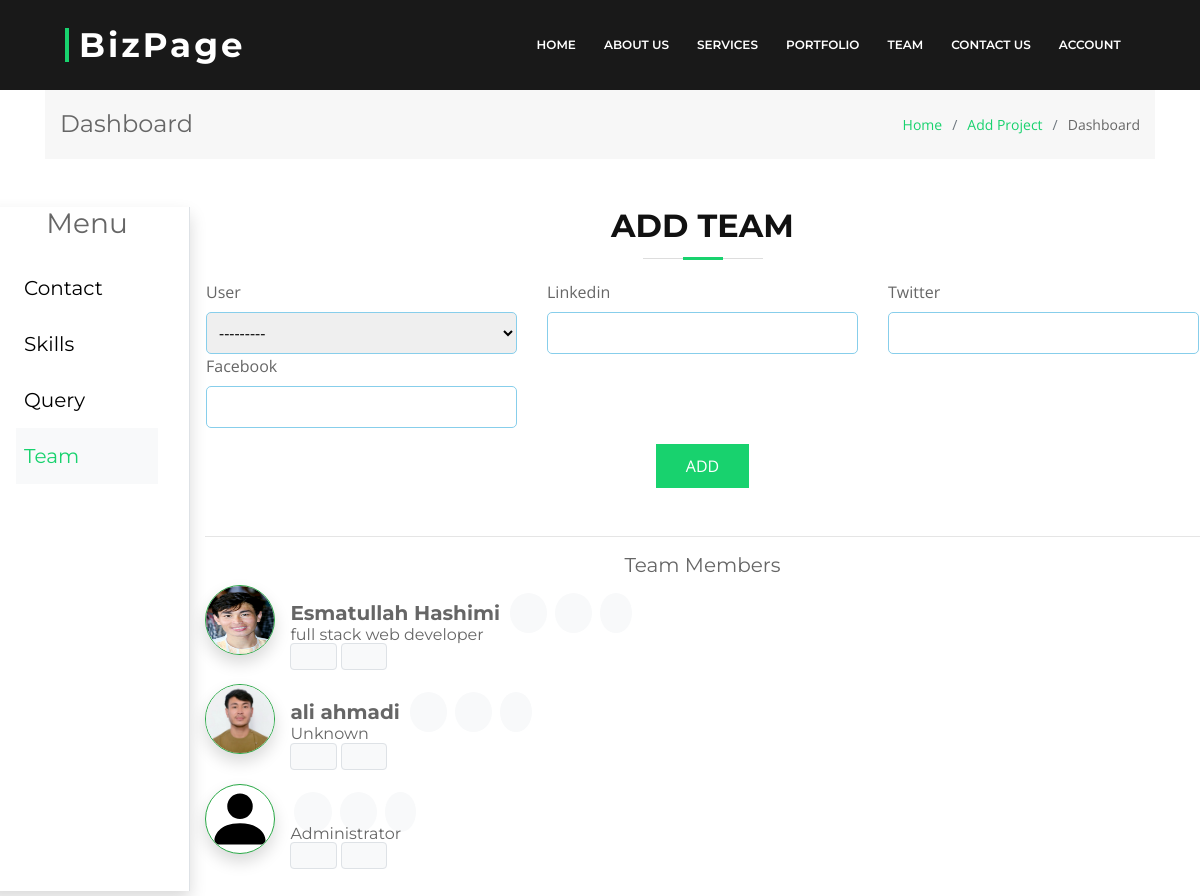
The app's page /dashboard/route/4 with its own data.
### blog/models.py (models this page shows, shortened)
class Team(models.Model):
    user = models.OneToOneField(User, null=True, blank=True, on_delete=models.SET_NULL)
    linkedin = models.CharField(max_length=100, null=True, blank=True)
    twitter = models.CharField(max_length=100, null=True, blank=True)
    facebook = models.CharField(max_length=100, null=True, blank=True)

class Profile(models.Model):
    user = models.OneToOneField(User, null=True, blank=True, on_delete=models.CASCADE)
    position = models.CharField(max_length=100, blank=True, null=True)
    contact = models.IntegerField(blank=True, null=True)
    address = models.CharField(max_length=100, null=True, blank=True)
    picture = models.ImageField(default='default.svg', upload_to='profile_image', null=True, blank=True)

### blog/views.py (the view)
# urls.py: path('dashboard/route/<flag>', views.dashboardRoute, name='dashboardRoute'),
def dashboardRoute(request, flag):
    contact_form = ContactForm()
    skill_form = SkillForm()
    skills = Skill.objects.all()
    info = Contact.objects.all()
    team_form = TeamForm()
    team_member = Team.objects.all()
    queries = Query.objects.all().order_by('-id')
    if flag == 1:
        flag = flag
    elif flag == 2:
        flag = flag
    elif flag == 3:
        flag = flag
    elif flag == 4:
        flag = flag
    context = {
        'skill_form':skill_form,
        'contact_form':contact_form,
        'info':info,
        'skills':skills,
        'flag':flag,
        'queries':queries,
        'team_form':team_form,
        'team_member':team_member,
    }
    return render(request, 'admin/dashboard.html', context)

### blog/forms.py
class SkillForm(forms.ModelForm):
    class Meta:
        model = Skill
        fields = "__all__"

class ContactForm(forms.ModelForm):
    class Meta:
        model = Contact
        fields = "__all__"

### templates/admin/dashboard.html (shortened to what this page needs)
{% load static %}
{% include '../links/link.html' %}
{% include '../forms/sub-header.html' %}
<div class="container">
   <section class="breadcrumbs">
    <div class="container">
      <div class="d-flex justify-content-between align-items-center">
        <h2>Dashboard</h2>
        <ol>
          <li><a href="{%  url 'index' %}">Home</a></li>
          <li><a href="{% url 'add_project' %}">Add Project</a></li>
          <li>Dashboard</li>
        </ol>
      </div>
    </div>
  </section>
</div>
<div class="main-section my-3">
    <div class="row">
        <div class="menu-container col-lg-2 cl-md-2 border-right shadow">
            <h3 class="text-center d-sm-none d-md-block d-lg-block">Menu</h3>
            <ul type="none" class="px-3 d-lg-block d-md-block dropdown-content">
                {% if flag == '1' %}
                <li data-aos-delay="100">
                    <h5 class="px-2 m-0 py-3 bg-light">
                       <a href="{% url 'dashboardRoute' 1 %}"> Contact</a>
                    </h5>
                </li>
                {% else %}
                <li class="" id="menu-item" data-aos-delay="100">
                    <h5 class="title py-3 px-2 m-0">
                        <a href="{% url 'dashboardRoute' 1 %}">Contact</a>
                    </h5>
                </li>
                {% endif %}
                {% if  flag == '2' %}
                <li data-aos-delay="100">
                    <h5 class="px-2 m-0 py-3 bg-light">
                       <a href="{% url 'dashboardRoute' 2 %}"> Skills</a>
                    </h5>
                </li>
                {% else %}
                <li class="" id="menu-item" data-aos-delay="100">
                    <h5 class="title py-3 px-2 m-0">
                        <a href="{% url 'dashboardRoute' 2 %}">Skills</a>
                    </h5>
                </li>
                {% endif %}
                {% if flag == '3' %}
                <li data-aos-delay="100">
                    <h5 class="px-2 m-0 py-3 bg-light">
                       <a href="{% url 'dashboardRoute' 3 %}"> Query</a>
                    </h5>
                </li>
                {% else %}
                <li class="" id="menu-item" data-aos-delay="100">
                    <h5 class="title py-3 px-2 m-0">
                       <a href="{% url 'dashboardRoute' 3 %}"> Query</a>
                    </h5>
                </li>
                {% endif %}
                {% if flag == '4' %}
                <li data-aos-delay="100">
                    <h5 class="px-2 m-0 py-3 bg-light">
                       <a href="{% url 'dashboardRoute' 4 %}"> Team</a>
                    </h5>
                </li>
                {% else %}
                <li class="" id="menu-item" data-aos-delay="100">
                    <h5 class="title py-3 px-2 m-0">
                       <a href="{% url 'dashboardRoute' 4 %}"> Team</a>
                    </h5>
                </li>
                {% endif %}
            </ul>
        </div>
        <div class="main-content col-lg-10 cl-md-10">
            {% if flag == '1' %}
            {% include 'admin/contact.html' %}
            {% elif flag == '2' %}
            {% include 'admin/skill.html' %}
            {% elif flag == '3' %}
            {% include 'admin/query.html' %}
            {% elif flag == '4' %}
            {% include 'admin/add_team.html' %}
            {% endif %}
        </div>
    </div>

### templates/admin/add_team.html (shortened to what this page needs)
    <div class="section-header mb-3">
        <h3>Add Team</h3>
    </div>
    <div class="row">
        <form action="{% url 'add_team' %}" enctype="multipart/form-data" method="POST" class="px-3 w-full" >
            <div class="row">
            {% for field in team_form %}
            <div class="col-lg-4 col-md-4 col-sm-12">
                <label>{{field.label}}</label>
                {{field}}
            </div>
            {% endfor %}
            </div>
            <div class="text-center my-3">
                <button type="submit">ADD</button>
            </div>
        </form>
    </div>
    <hr>
    <h5 class="my-2 text-center">
        Team Members
    </h5>
    {% if team_member %}
        <div class="row my-2">
            {% for p in team_member %}
            <div class="col-1">
                <img src="{{p.user.profile.picture.url}}"
                 width="70px" height="70px"
                 class="d-inline object-cover shadow rounded-circle border border-5 border-success" alt="">
            </div>
            <div class="col-11 py-3">
                <h5 class="d-inline font-weight-bold">{{p.user.get_full_name}}
                    <a href="{{p.facebook}}" class="mx-1 bg-light rounded-circle p-2">
                        <i class="icofont-facebook"></i>
                    </a>
                    <a href="{{p.linkedin}}" class="mx-1 bg-light rounded-circle p-2">
                        <i class="icofont-linkedin"></i>
                    </a>
                    <a href="{{p.twitter}}" class="mx-1 bg-light rounded-circle p-2">
                        <i class="icofont-twitter"></i>
                    </a>
                </h5><br>
                <h6 class="d-inline">{{p.user.profile.position}}</h6>
                <div class="">
                    <span>
                        <a href="{% url 'delete_team' p.id %}" class="text-danger confirm-delete">
                            <i class="icofont-trash px-3 border py-1 bg-light rounded"></i>
                        </a>
                    </span>
                    <span>
                        <a href="{% url 'update_team' p.id %}">
                            <i class="icofont-pencil-alt-2 px-3 border py-1 bg-light rounded"></i>
                        </a>
                    </span>
                </div>
            </div>
            {% endfor %}
        </div>
        {% endif %}
</div>

### blog/static/css/style.css (style rules this page uses)
.title a { color: #000; cursor: pointer; }
#menu-item { margin: 0; padding: 0; }
label { font-size: 16px; }
select, textarea, input[type='number'], input[type='url'], input[type='email'], input[type='password'], input[type='text'] { padding: 8px; border: 1px solid skyblue; border-radius: 5px; width: 100%; }
a { color: #18d26e; transition: 0.5s; }
h1, h2, h3, h4, h5, h6 { font-family: "Montserrat", sans-serif; font-weight: 400; margin: 0 0 20px 0; padding: 0; }
section { overflow: hidden; }
.section-header h3 { font-size: 32px; color: #111; text-transform: uppercase; text-align: center; font-weight: 700; position: relative; padding-bottom: 15px; }
.section-header h3::before { content: ''; position: absolute; display: block; width: 120px; height: 1px; background: #ddd; bottom: 1px; left: calc(50% - 60px); }
.section-header h3::after { content: ''; position: absolute; display: block; width: 40px; height: 3px; background: #18d26e; bottom: 0; left: calc(50% - 20px); }
.breadcrumbs { padding: 20px 0; background-color: #f7f7f7; min-height: 40px; margin-top: 90px; }
.breadcrumbs h2 { font-size: 24px; margin-bottom: 0; font-weight: 400; }
.breadcrumbs ol { display: flex; flex-wrap: wrap; list-style: none; padding: 0; margin: 0; font-size: 14px; }
.breadcrumbs ol li + li { padding-left: 10px; }
.breadcrumbs ol li + li::before { display: inline-block; padding-right: 10px; color: #6c757d; content: "/"; }
button[type="submit"] { background: #18d26e; border: 0; padding: 10px 30px; color: #fff; transition: 0.4s; cursor: pointer; }

### records on screen
Team: user.profile.picture (picture), user.get_full_name "Esmatullah Hashimi", user.profile.position "full stack web developer"
Team: user.profile.picture (picture), user.get_full_name "ali ahmadi", user.profile.position "Unknown"
Team: user.profile.picture (placeholder picture), user.profile.position "Administrator"

### other values on screen
{{ field.label }} "User" "Linkedin" "Twitter" "Facebook"
